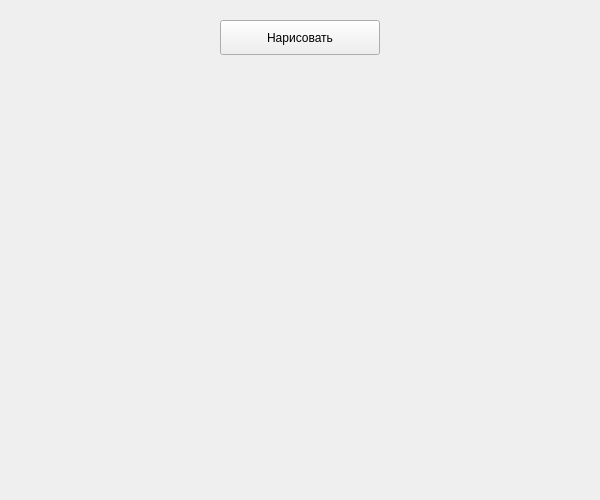
<?xml version="1.0" encoding="UTF-8"?>
<ui version="4.0">
 <class>MainWindow</class>
 <widget class="QMainWindow" name="MainWindow">
  <property name="geometry">
   <rect>
    <x>0</x>
    <y>0</y>
    <width>600</width>
    <height>500</height>
   </rect>
  </property>
  <property name="windowTitle">
   <string>Желтые окружности</string>
  </property>
  <widget class="QWidget" name="centralwidget">
   <widget class="QPushButton" name="pushButton">
    <property name="geometry">
     <rect>
      <x>220</x>
      <y>20</y>
      <width>160</width>
      <height>35</height>
     </rect>
    </property>
    <property name="text">
     <string>Нарисовать</string>
    </property>
   </widget>
  </widget>
 </widget>
 <resources/>
 <connections/>
</ui>
